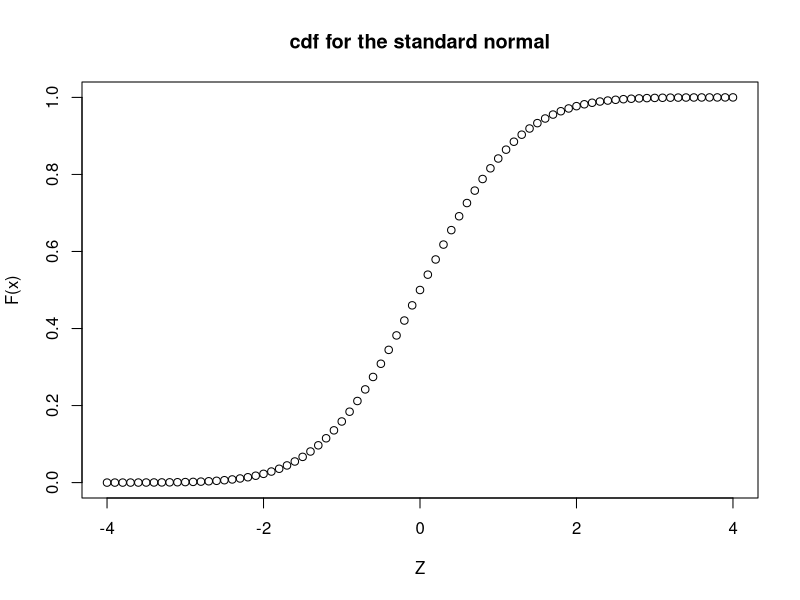
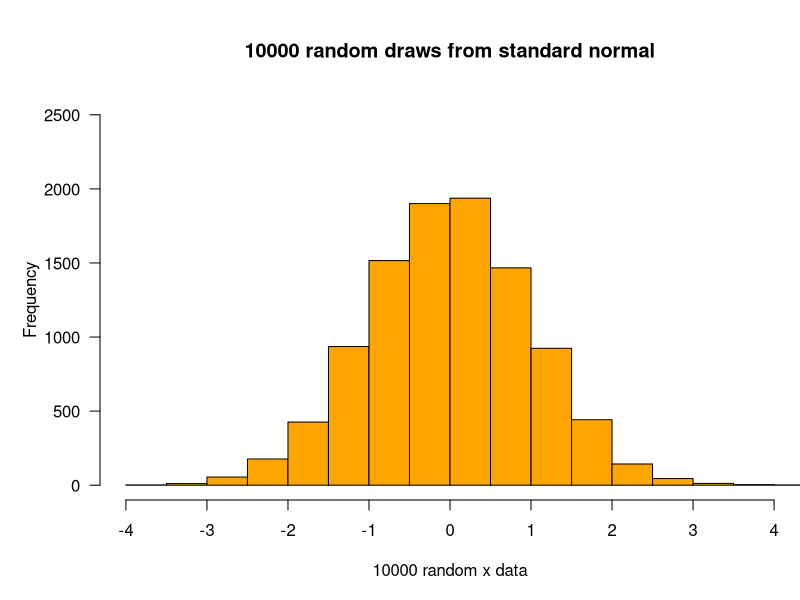
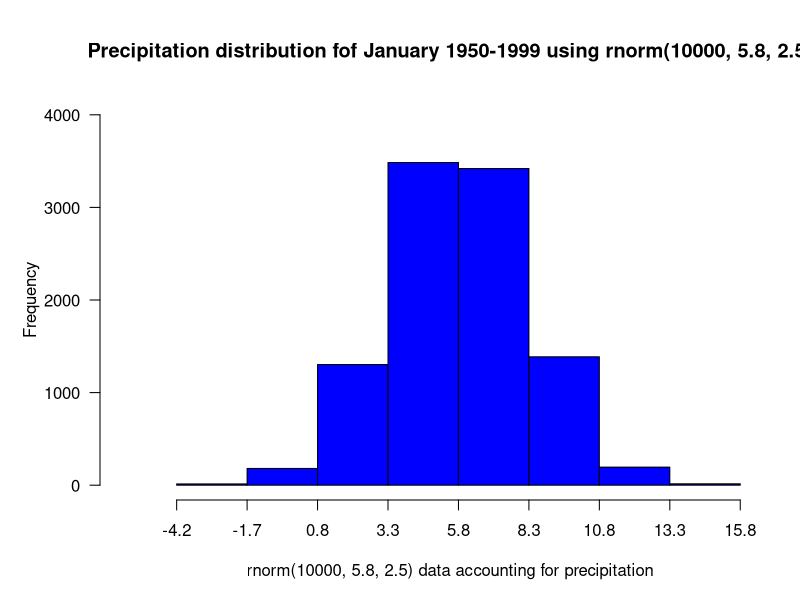
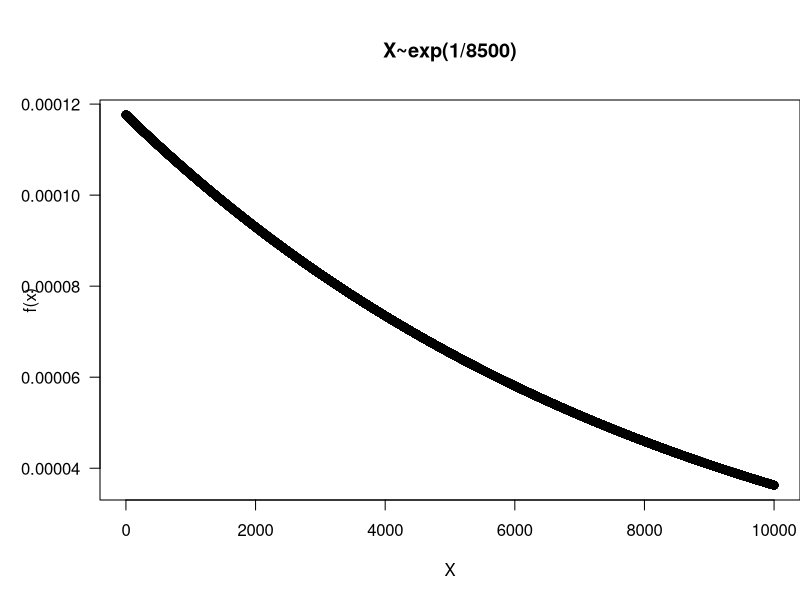
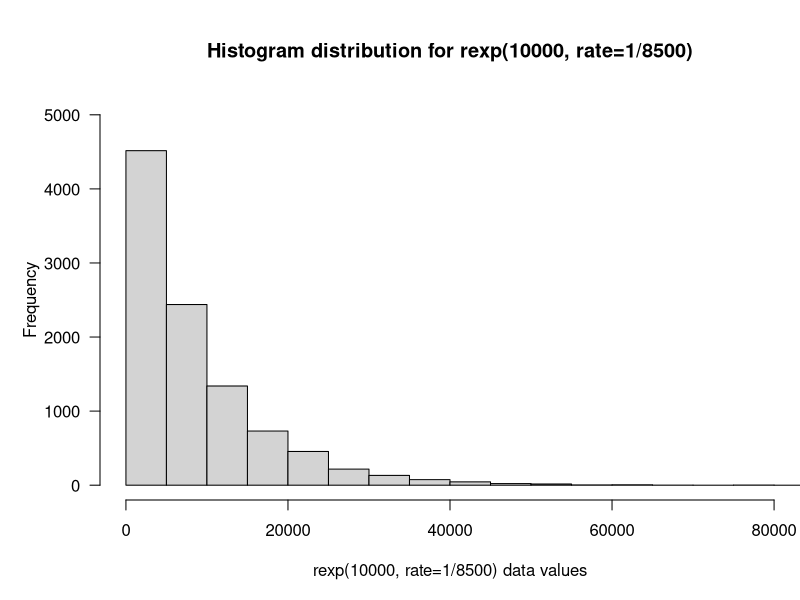

R code for these plots, in order:
###################################################################################################
# Steve G. Mwangi
# TMATH 390, Fall 2019
# Lab 4 R script
# October 27, 2019
###################################################################################################
#OBJECTIVES:
#1. Use R to calculate probabilities for the normal and exponential distributions.
#2. Use R to draw random numbers from the normal and exponential distributions.
###################################################################################################
#C1.
#Submitted R Script.
#--------------------------------------------------------------------------------------------------
## The function dnorm returns the height of the normal density
# function at a given value of x, for a normal distribution with
# a given mean and standard deviation (sd)
dnorm(x = 1,mean = 0, sd = 1)
#--------------------------------------------------------------------------------------------------
#C2. (1) For what special normal distribution does the above call return the value of the normal density
#function?
help(dnorm)
#--------------------------------------------------------------------------------------------------
#C3. (1) Report the result of the dnorm command as executed above, and compare it to the value
#obtained from a hand-calculation of the normal density function with the same mean and standard
#deviation.
#We can also use R to determine the cumulative area under the curve for the normal distribution using
#the pnorm ("p" for probability) function. This returns the value of the cumulative distribution function
#(cdf) for the normal distribution. This is especially helpful because we cannot evaluate the integral
#analytically, we have to solve it numerically. R does this for us.



#--------------------------------------------------------------------------------------------------
###################################################################################################
#C4.(1) Create a graph of the cumulative distribution function for the standard normal distribution. Use
#the code below to help you.
#Creating a sequence of x values for the graph
#starting at -4, to 4, by 0.1
x.vals=seq(-4,4,0.1)
# Creating a vector of the corresponding values for the cdf
y.vals=pnorm(x.vals,mean=0,sd=1)
#Making the graph
plot(x.vals,y.vals,xlab="Z",ylab="F(x)",main="cdf for the standard normal")
#--------------------------------------------------------------------------------------------------
#C5. (1) Describe the shape of the graph you created in C4.
#The lowest range is 0.0, and the highest is 1.0, corresponding to the probabilities defined by 
#cdf(zminimum=  -4) = 0 and cdf(zmaximum = 4) = 1.0	 
#--------------------------------------------------------------------------------------------------
#C6. (2) For each R command below, report the result (include the command in your report). Compare
#the result to the probability obtained using the standard normal table. 
#Command gets the area for the standard normal distribution, below z value = 2.37
#Or then rounds it to 5 decimal places
round(pnorm(2.37, mean=0, sd=1), 5)
#Command gets the area for the standard normal distribution, below z value = -0.5
#at default 7 decimal places
pnorm(-0.5, mean=0, sd=1)
#Command gets the area for the standard normal distribution, between z value = -0.5 and 2.37
#at default 7 decimal places
pnorm(2.37, mean=0, sd=1) - pnorm(-0.5, mean=0, sd=1)
#Command gets the area for the normal distribution, at x value < 18
#at default 7 decimal places
pnorm(18, mean=22, sd=4.5)
#Confirming with standard normal distribution
#Calculated z value from (x-mu)/sd
pnorm(-0.88888889, mean=0, sd=1)
#Command gets the area for the normal distribution, at x value < 18
#at default 7 decimal places
pnorm(23, mean=22, sd=4.5)
#Confirming with standard normal distribution
pnorm(0.222222222, mean=0, sd=1)
#--------------------------------------------------------------------------------------------------
#We are often also interested in determining a normal distribution quantile associated with a given
#probability. We use the r function qnorm ("q" for quantile) to return the normal quantile associated with
#a given cumulative probability

#C7. (1) For the R command below, report the result (include the command in your report). 
#Compare the result to the quantile obtained using the standard normal table.
qnorm(0.25, mean=0, sd=1)
#--------------------------------------------------------------------------------------------------
#C8. (2) Now use R to determine the value that represents the 97th percentile standard normal
#distribution,...
qnorm(0.97, mean=0, sd=1)
#and the 97th percentile of a normal distribution with a mean of 5.8 and a standard
#deviation of 2.5 inches (distribution of January precipitation from lecture 7 practice problems). Return
#you R code and the solution.
qnorm(0.97, mean=5.8, sd=2.5)
#--------------------------------------------------------------------------------------------------
#We can also produce random draws from our common distributions using the "r" version of each
#function (e.g., rnorm), where "r" is for random. Look at the help file for this function and create a
#histogram of 10000 random draws from the standard normal distribution:
help(rnorm)
# reset the plotting window to include only one plot
par(mfrow=c(1,1))
#Creating 10000 random draws
#From a normal distribution with mean 0 
#And standard deviation sigma 1
#Assigning it to var x.random=rnorm(10000,0,1)
x.random = rnorm(10000, 0, 1)
#mgp specifies the lines in the margin at which the
#axis label, axis tick marks, and axis line are drawn
# las=1 ensures that axis numbers are aligned in the reading direction
# mar is for space round histogram
par(mar=c(5,5,5,0), mgp=c(3,1, 0),las=1)
#main argument writes a title
#xlab labels x-axis
#xlim sets the maximum and minimum values displayed on the x-axis
#ylim sets the max and min values to be diplayed on y-axis
#col sets the color
#xaxp sets the tick marks on the x-axis
hist(x.random,
     xlab ="10000 random x data",
     xlim = c(-4, 4),
     xaxp = c(-4, 4, 8),
     ylim = c(0, 2500),
     col="orange",
     main="10000 random draws from standard normal") 
#--------------------------------------------------------------------------------------------------
#C10. (1) Now produce a histogram of random draws from the distribution of January precipitation.
#X~N(5.8,2.5)
#Same command as above, same purpose.
par(mfrow=c(1,1), mar=c(5,5,5,0), mgp=c(3,1, 0),las=1)
#Creating 10000 random draws
#From a normal distribution with mean 5.8 
#And standard deviation sigma 2.5
#Assigning it to var x.prec=rnorm(10000,5.8,2.5)
#xaxp helps set tick marks of the histogram at 2.5
x.prec = rnorm(10000, 5.8, 2.5)
hist(x.prec,xlab ="rnorm(10000, 5.8, 2.5) data accounting for precipitation",
     xlim = c(-6, 17), 
     breaks = seq(-4.2,15.8, 2.5),
     xaxp = c(-4.2, 15.8, 8),
     ylim = c(0, 4000),
     col="blue",
     main="Precipitation distribution fof January 1950-1999 using rnorm(10000, 5.8, 2.5)") 
#--------------------------------------------------------------------------------------------------
#C11.(1) Use the function pexp to sketch the exponential distribution where ???? = 1/8500.
# create a sequence of x values starting from 0, ending at
# 10000, by 0.1
x.vals=seq(0,10000,0.1)
# now create a vector of y-values which is the exponential
# density function evaluated at those value of x
y.vals=dexp(x.vals,rate=1/8500)
# now graph:
plot(x.vals,y.vals,xlab="X",ylab="f(x)",main="X~exp(1/8500)")
#--------------------------------------------------------------------------------------------------
#C12. (1) Using R, what is the probability x<1000 where x~exp(1/8500)? Return the solution and your R
#code in your lab document. Hint: use pexp.
help(pexp)
pexp(1000, rate = 1/8500)
#--------------------------------------------------------------------------------------------------
#C13. (1) Using R, what is P(1000<x<10000) for this exponential distribution? Return the solution and
#your R code in your lab document.
pexp(10000, rate=1/8500) - pexp(1000, rate=1/8500)
#--------------------------------------------------------------------------------------------------
#C14. (1) Using R, produce a histogram of 10000 random draws of an exponential distribution with a
#mean of 1/8500 events per hour. Hint: use rexp.
#rexp(10000, rate=1/8500)
hist(rexp(10000, rate=1/8500),xlab ="rexp(10000, rate=1/8500) data values", xlim = c(0, 80000), ylim = c(0, 5000), main="Histogram distribution for rexp(10000, rate=1/8500)")
#--------------------------------------------------------------------------------------------------
###################################################################################################
###################################################################################################
###################################################################################################
#---------------------------------------------END--------------------------------------------------